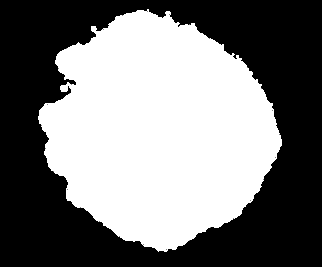
#> input picture results/diagnostics/001_im-1_boundary.png, 322 x 267 px; its folder holds only this picture in this run
$ python main.py results/diagnostics
#> lines starting #> are read from the running program, lines starting #| are printed output that depends on the picture; after the words box and inside, x2 and y2 are one past the last pixel; in counts of white or black regions, pixels touching at a corner belong together
### vision.py
"""Native image processing and invariant 32-direction boundary descriptors.

Pillow is deliberately restricted to decoding/encoding in the CLI module.
Coordinates use x right, y down; contours have clockwise orientation.
"""
from collections import deque
from math import atan2, floor, hypot, pi, cos, sin, sqrt


def grayscale(rgb, width, height, max_size=320):
    """Luminance and native box reduction, preserving the aspect ratio."""
    scale = min(1.0, max_size / max(width, height))
    w, h = max(1, round(width * scale)), max(1, round(height * scale))
    out = []
    for y in range(h):
        row = []
        for x in range(w):
            values = []
            for sy in range(y * height // h, (y + 1) * height // h):
                for sx in range(x * width // w, (x + 1) * width // w):
                    r, g, b = rgb[sy * width + sx]
                    values.append(.21 * r + .72 * g + .07 * b)
            row.append(round(sum(values) / len(values)))
        out.append(row)
    return out


def median3(image):
    """3 by 3 order statistic filter with replicated image borders."""
    h, w = len(image), len(image[0])
    return [[sorted(image[min(h-1,max(0,y+dy))][min(w-1,max(0,x+dx))]
                    for dy in (-1,0,1) for dx in (-1,0,1))[4]
             for x in range(w)] for y in range(h)]


def gaussian3(image):
    """Separable binomial Gaussian approximation [1,2,1]/4."""
    h, w = len(image), len(image[0])
    horizontal = [[(row[max(0,x-1)] + 2*row[x] + row[min(w-1,x+1)])/4
                   for x in range(w)] for row in image]
    return [[round((horizontal[max(0,y-1)][x] + 2*horizontal[y][x]
                    + horizontal[min(h-1,y+1)][x])/4)
             for x in range(w)] for y in range(h)]


def intermeans(image):
    """Lecture Unit 6 iterative histogram threshold; bounded convergence."""
    hist = [0]*256
    for row in image:
        for value in row:
            hist[value] += 1
    if sum(v > 0 for v in hist) < 2:
        raise ValueError('Uniform image has no separable foreground')
    threshold = sum(i*n for i,n in enumerate(hist))/sum(hist)
    for _ in range(100):
        cut = int(threshold)
        lo, hi = sum(hist[:cut+1]), sum(hist[cut+1:])
        if not lo or not hi:
            break
        updated = (sum(i*hist[i] for i in range(cut+1))/lo +
                   sum(i*hist[i] for i in range(cut+1,256))/hi)/2
        if abs(updated-threshold) < .05:
            threshold = updated
            break
        threshold = updated
    return threshold


def segment(image):
    """Threshold, infer polarity from border, retain largest 4-component, fill holes."""
    h, w = len(image), len(image[0])
    threshold = intermeans(image)
    border = image[0] + image[-1] + [row[0] for row in image[1:-1]] + [row[-1] for row in image[1:-1]]
    bright_background = sum(v > threshold for v in border) > len(border)/2
    # Robust border statistics preserve shadowed foreground missed by a midpoint.
    ordered = sorted(border)
    central = ordered[len(ordered)//10:len(ordered)*9//10]
    mean = sum(central)/len(central)
    sigma = (sum((v-mean)**2 for v in central)/len(central))**.5
    if bright_background:
        threshold = max(threshold, mean-max(8,3*sigma))
    else:
        threshold = min(threshold, mean+max(8,3*sigma))
    mask = [[(v <= threshold if bright_background else v > threshold) for v in row] for row in image]
    seen, largest = set(), []
    for y in range(h):
        for x in range(w):
            if not mask[y][x] or (x,y) in seen:
                continue
            component, queue = [], deque([(x,y)])
            seen.add((x,y))
            while queue:
                p = queue.popleft(); component.append(p)
                for dx,dy in ((1,0),(-1,0),(0,1),(0,-1)):
                    nx,ny = p[0]+dx,p[1]+dy
                    if 0<=nx<w and 0<=ny<h and mask[ny][nx] and (nx,ny) not in seen:
                        seen.add((nx,ny)); queue.append((nx,ny))
            if len(component)>len(largest):
                largest = component
    if len(largest)<16:
        raise ValueError('No usable object component (fewer than 16 pixels)')
    # Padding makes exterior flood fill and contour tracing safe at the frame edge.
    result = [[False]*(w+2) for _ in range(h+2)]
    for x,y in largest:
        result[y+1][x+1] = True
    outside = {(0,0)}; queue = deque([(0,0)])
    while queue:
        x,y = queue.popleft()
        for dx,dy in ((1,0),(-1,0),(0,1),(0,-1)):
            nx,ny=x+dx,y+dy
            if 0<=nx<w+2 and 0<=ny<h+2 and not result[ny][nx] and (nx,ny) not in outside:
                outside.add((nx,ny)); queue.append((nx,ny))
    for y in range(1,h+1):
        for x in range(1,w+1):
            result[y][x] = (x,y) not in outside
    return result, threshold


DIRECTIONS = ((1,0),(1,1),(0,1),(-1,1),(-1,0),(-1,-1),(0,-1),(1,-1))


def trace_boundary(mask):
    """Moore neighbor tracing with directed-edge stopping criterion."""
    start = next(((x,y) for y,row in enumerate(mask) for x,v in enumerate(row) if v), None)
    if start is None:
        raise ValueError('Empty mask')
    current, back = start, (start[0]-1,start[1])
    points, first_next = [], None
    for _ in range(8*sum(map(sum,mask))+8):
        bx,by=back[0]-current[0],back[1]-current[1]
        begin = DIRECTIONS.index((bx,by))
        found = None
        for step in range(1,9):
            k=(begin+step)%8; dx,dy=DIRECTIONS[k]
            nx,ny=current[0]+dx,current[1]+dy
            if 0<=ny<len(mask) and 0<=nx<len(mask[0]) and mask[ny][nx]:
                found=(nx,ny)
                pdx,pdy=DIRECTIONS[(k-1)%8]
                new_back=(current[0]+pdx,current[1]+pdy)
                break
        if found is None:
            raise ValueError('Degenerate isolated boundary')
        if first_next is None:
            first_next=found
        elif current==start and found==first_next:
            return points
        points.append(current)
        current,back=found,new_back
    raise ValueError('Boundary did not close')


def resample(points, count=32):
    """Linear interpolation at equal fractions of the closed Euclidean perimeter."""
    radius = max(1, len(points)//128)
    points = [(sum(points[(i+k)%len(points)][0] for k in range(-radius,radius+1))/(2*radius+1),
               sum(points[(i+k)%len(points)][1] for k in range(-radius,radius+1))/(2*radius+1))
              for i in range(len(points))]
    edges=list(zip(points,points[1:]+points[:1]))
    lengths=[hypot(b[0]-a[0],b[1]-a[1]) for a,b in edges]
    perimeter=sum(lengths)
    if perimeter<=0:
        raise ValueError('Zero perimeter')
    result=[]; edge=0; accumulated=0.0
    for i in range(count):
        target=perimeter*i/count
        while edge<len(edges)-1 and accumulated+lengths[edge]<target:
            accumulated+=lengths[edge]; edge+=1
        a,b=edges[edge]; t=(target-accumulated)/lengths[edge]
        result.append((a[0]+t*(b[0]-a[0]),a[1]+t*(b[1]-a[1])))
    return result


def chain_code(points):
    """32 octal directions in a rotation-normalized frame, canonical cyclic origin.

    Rotate continuous segment headings BEFORE quantization. This avoids the
    usual failure of differential Freeman codes under non-45-degree rotations.
    Input is an ordered 32-point equal-perimeter polygon.
    """
    if len(points)!=32:
        raise ValueError('Descriptor requires exactly 32 boundary points')
    angles=[atan2(b[1]-a[1],b[0]-a[0]) for a,b in zip(points,points[1:]+points[:1])]
    candidates=[]
    for start in range(32):
        candidate=''.join(str(floor(((angles[(start+i)%32]-angles[start])%(2*pi))/(pi/4)+.5)%8)
                          for i in range(32))
        candidates.append(candidate)
    return min(candidates)


# [31 lines left out: function code_distance, not called in this run]


def cluster(codes, threshold=.06):
    """Deterministic complete-link agglomeration prevents similarity chaining."""
    distances={(i,j):code_distance(codes[i],codes[j]) for i in range(len(codes)) for j in range(i+1,len(codes))}
    groups=[[i] for i in range(len(codes))]
    while True:
        candidates=[]
        for i in range(len(groups)):
            for j in range(i+1,len(groups)):
                distance=max(distances[min(a,b),max(a,b)] for a in groups[i] for b in groups[j])
                if distance<=threshold:
                    candidates.append((distance,i,j))
        if not candidates:
            break
        _,i,j=min(candidates)
        groups[i]=sorted(groups[i]+groups[j]); groups.pop(j)
    return sorted(groups,key=lambda g:g[0]),distances

### main.py
"""Command-line entry point. Pillow is used only for image I/O and mode decoding."""
import argparse
import json
from pathlib import Path
import sys
import time
from PIL import Image, UnidentifiedImageError
from vision import grayscale, median3, gaussian3, segment, trace_boundary, resample, chain_code, cluster


def save_gray(path, pixels):
    image=Image.new('L',(len(pixels[0]),len(pixels)))
    image.putdata([max(0,min(255,round(v))) for row in pixels for v in row])
    image.save(path)


def main(argv=None):
    parser=argparse.ArgumentParser(description='Native 32-digit chain-code image grouping')
    parser.add_argument('input',type=Path,help='Folder of PNG/JPG/JPEG images (nonrecursive)')
    parser.add_argument('--output',type=Path,default=Path('results/groups.txt'))
    parser.add_argument('--diagnostics',type=Path,default=Path('results/diagnostics'))
    parser.add_argument('--threshold',type=float,default=.06,help='Complete-link distance cutoff in [0,1] (default .06)')
    parser.add_argument('--max-size',type=int,default=320,help='Longest processing dimension (default 320)')
    args=parser.parse_args(argv)
    if not args.input.is_dir(): parser.error('Input folder does not exist')
    if not 0<=args.threshold<=1: parser.error('Threshold must be in [0,1]')
    if args.max_size<32: parser.error('Maximum size must be at least 32')
    paths=sorted((p for p in args.input.iterdir() if p.is_file() and p.suffix.lower() in {'.png','.jpg','.jpeg'}),key=lambda p:p.name.casefold())
    if not paths: parser.error('Input folder contains no PNG/JPG/JPEG images')
    args.output.parent.mkdir(parents=True,exist_ok=True)
    args.diagnostics.mkdir(parents=True,exist_ok=True)
    records=[]; errors=[]; started=time.perf_counter()
    for index,path in enumerate(paths):
        try:
            with Image.open(path) as source:
#> source is the input picture: PIL image 322x267 L; min 0, max 255, mean 121.4
                source.load(); rgb=source.convert('RGB'); w,h=rgb.size
                pixels = rgb.get_flattened_data() if hasattr(rgb, 'get_flattened_data') else rgb.getdata()
                gray=grayscale(list(pixels),w,h,args.max_size)
#> after the loop in grayscale, `for y in range(h):`: out = 265 items
#> gray = 265 items
            filtered=gaussian3(median3(gray))
#> in median3, `h, w = len(image), len(image[0])`: h = 265; w = 320
#> in gaussian3, `horizontal = [[(row[max(0,x-1)] + 2*row[x] + row[min(w-1,x+1)])/4 for ..`: horizontal = 265 items
#> filtered = 265 items
            mask,threshold=segment(filtered)
#> in segment, `h, w = len(image), len(image[0])`: h = 265
#> after the loop in intermeans, `for row in image:`: hist = 256 values, max 43177 at index 0, min 0 at index 1, mean 331.2
#> in intermeans, `threshold = sum(i*n for i,n in enumerate(hist))/sum(hist)`: threshold = 121.7
#> the loop in intermeans, `for _ in range(100):` made 2 passes
#> (cut, lo, hi, updated) on passes 1 to 2: (121, 44312, 40488, 127.4), (127, 44313, 40487, 127.4)
#> in segment, `threshold = intermeans(image)`: threshold = 127.4
#> in segment, `border = image[0] + image[-1] + [row[0] for row in image[1:-1]] + [row..`: border = 1166 values from 0 to 0
#> in segment, `bright_background = sum(v > threshold for v in border) > len(border)/2`: bright_background = False
#> in segment, `ordered = sorted(border)`: ordered = 1166 values from 0 to 0
#> in segment, `central = ordered[len(ordered)//10:len(ordered)*9//10]`: central = 933 values from 0 to 0
#> in segment, `mean = sum(central)/len(central)`: mean = 0
#> in segment, `threshold = min(threshold, mean+max(8,3*sigma))`: threshold = 8
#> in segment, `mask = [[(v <= threshold if bright_background else v > threshold) for ..`: mask = 265 items
#> in segment, `result = [[False]*(w+2) for _ in range(h+2)]`: result = 267 items
#> mask = 267 items; threshold = 8
            boundary=trace_boundary(mask); sampled=resample(boundary); code=chain_code(sampled)
#> in trace_boundary, `start = next(((x,y) for y,row in enumerate(mask) for x,v in enumerate(..`: start = (137, 10)
#> in trace_boundary, `current, back = start, (start[0]-1,start[1])`: back = (136, 10)
#> the loop in trace_boundary, `for _ in range(8*sum(map(sum,mask))+8):` made 751 passes
#> (bx, by, begin) on pass 1: (-1, 0, 4)
#> after the loop in trace_boundary, `for _ in range(8*sum(map(sum,mask))+8):`: points = 750 pairs, first value 38 to 282, second value 10 to 252
#> after `boundary = trace_boundary(mask)`: boundary has the same summary as points in trace_boundary
#> in resample, `radius = max(1, len(points)//128)`: radius = 5
#> in resample, `points = [(sum(points[(i+k)%len(points)][0] for k in range(-radius,rad..`: points = 750 pairs, first value 38.45 to 281.8, second value 10.09 to 251.5
#> in resample, `edges=list(zip(points,points[1:]+points[:1]))`: edges = 750 items
#> in resample, `lengths=[hypot(b[0]-a[0],b[1]-a[1]) for a,b in edges]`: lengths = 750 values, max 1.29 at index 418, min 0.464 at index 596, mean 1.04
#> in resample, `perimeter=sum(lengths)`: perimeter = 780.2
#> the loop in resample, `for i in range(count):` made 32 passes
#> (target, a, b, t) on passes 1 to 8: (0, (137, 10.82), (138, 10.64), 0), (24.38, (159.9, 15.27), (160.7, 15.18), 0.451), (48.76, (178.2, 23), (179, 23.36), 0.376), (73.15, (199.5, 30.55), (200.3, 31.36), 0.431), (97.53, (219.9, 43.18), (220.7, 43.82), 0.716), (121.9, (238.8, 57), (239.7, 57.64), 0.927), (146.3, (254.4, 76.55), (254.8, 77.36), 0.261), (170.7, (266.9, 97), (267.5, 98), 0.377)
#> after the loop in resample, `for i in range(count):`: accumulated = 755.7; edge = 726; result = 32 pairs, first value 40.54 to 281.7, second value 10.82 to 251.5
#> after `sampled = resample(boundary)`: sampled has the same summary as result in resample
#> in chain_code, `angles=[atan2(b[1]-a[1],b[0]-a[0]) for a,b in zip(points,points[1:]+po..`: angles = 32 values, max 2.82 at index 15, min -2.81 at index 17, mean -0.0796
#> after the loop in chain_code, `for start in range(32):`: candidates = 32 items
#> after `code = chain_code(sampled)`: code = '00001111122333334455555667667777'
            prefix=f'{index+1:03d}_{path.stem}'
            save_gray(args.diagnostics/f'{prefix}_gray.png',gray)
            save_gray(args.diagnostics/f'{prefix}_filtered.png',filtered)
#> in save_gray (call 2), `image.putdata([max(0,min(255,round(v))) for row in pixels for v in row])`:
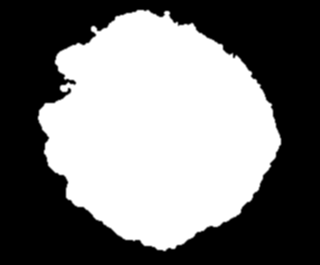
#> image: PIL image 320x265 L; min 0, max 255, mean 121.7
            save_gray(args.diagnostics/f'{prefix}_mask.png',[[255*int(v) for v in row] for row in mask])
#> in save_gray (call 3), `image.putdata([max(0,min(255,round(v))) for row in pixels for v in row])`:
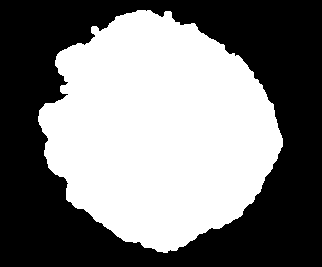
#> image: PIL image 322x267 L; 48.4% white; 1 white region, box (x1, y1, x2, y2) and area: (38, 10, 283, 253) 41608
            overlay=[list(row) for row in [[255*int(v) for v in row] for row in mask]]
#> overlay = 267 items
            for x,y in sampled: overlay[round(y)][round(x)]=128
#> this loop made 32 passes
#> (x, y) on passes 1 to 8: (137, 10.82), (160.3, 15.23), (178.5, 23.14), (199.8, 30.9), (220.5, 43.64), (239.7, 57.59), (254.5, 76.76), (267.1, 97.38)
            save_gray(args.diagnostics/f'{prefix}_boundary.png',overlay)
            records.append(dict(filename=path.name,source_size=[w,h],processing_size=[len(gray[0]),len(gray)],threshold=round(threshold,3),area=sum(map(sum,mask)),boundary_pixels=len(boundary),chain_code=code,sampled_boundary=sampled))
            print(f'{path.name}: {code}',flush=True)
#| 001_im-1_boundary.png: 00001111122333334455555667667777
        except (OSError,UnidentifiedImageError,ValueError) as exc:
            errors.append(dict(filename=path.name,error=str(exc)))
            print(f'ERROR {path.name}: {exc}',file=sys.stderr)
    groups,distances=cluster([r['chain_code'] for r in records],args.threshold)
#> groups = [[0]]; distances = 0 items
    lines=['Machine vision image groups',f'Distance threshold: {args.threshold}',f'Processed: {len(records)}; failed: {len(errors)}','']
#> lines = ['Machine vision image groups', 'Distance threshold: 0.06', 'Processed: 1; failed: 0', '']
    for k,group in enumerate(groups,1):
        lines.append(f'Group {k} ({len(group)} images)')
        lines.extend('  '+records[i]['filename'] for i in group); lines.append('')
#> this loop made 1 pass
#> (k, group) on pass 1: (1, [0])
#> after the loop, lines = ['Machine vision image groups', 'Distance threshold: 0.06', 'Processed: 1; failed: 0', '', 'Group 1 (1 images)', '  001_im-1_boundary.png', '']
    if errors:
        lines.append('FAILED INPUTS'); lines.extend(f"  {r['filename']}: {r['error']}" for r in errors)
    args.output.write_text('\n'.join(lines)+'\n',encoding='utf-8')
    metadata=dict(parameters=dict(threshold=args.threshold,max_size=args.max_size),elapsed_seconds=round(time.perf_counter()-started,3),images=records,groups=[[records[i]['filename'] for i in g] for g in groups],distances=[dict(a=records[i]['filename'],b=records[j]['filename'],distance=round(d,6)) for (i,j),d in distances.items()],errors=errors)
    args.output.with_suffix('.json').write_text(json.dumps(metadata,indent=2),encoding='utf-8')
    print(f'Wrote {args.output}; {len(groups)} groups; {len(errors)} errors')
#| Wrote results/groups.txt; 1 groups; 0 errors
    return 1 if errors else 0


if __name__=='__main__':
    raise SystemExit(main())
#> (the program exits here)

$ run again, on results/diagnostics/010_im-7_boundary.png
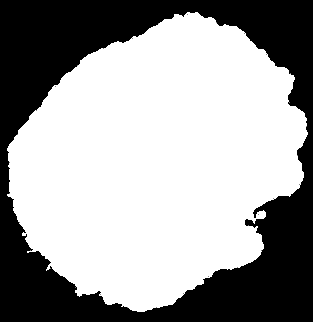
#> input picture results/diagnostics/010_im-7_boundary.png, 313 x 322 px
#> in main, source is the input picture: PIL image 313x322 L; min 0, max 255, mean 159.3
#> after the loop in grayscale, `for y in range(h):`: out = 320 items
#> in median3, `h, w = len(image), len(image[0])`: h = 320; w = 311
#> horizontal = 320 items
#> in segment, `h, w = len(image), len(image[0])`: h = 320
#> after the loop in intermeans, `for row in image:`: hist = 256 values, max 60972 at index 255, min 0 at index 1, mean 388.8
#> in intermeans, `threshold = sum(i*n for i,n in enumerate(hist))/sum(hist)`: threshold = 159.8
#> the loop in intermeans, `for _ in range(100):` made 4 passes
#> (cut, lo, hi, updated) on passes 1 to 4: (159, 37363, 62157, 128.5), (128, 37157, 62363, 127.9), (127, 37134, 62386, 127.9), (127, 37134, 62386, 127.9)
#> in segment, `threshold = intermeans(image)`: threshold = 127.9
#> border = 1258 values from 0 to 0
#> bright_background = False
#> ordered = 1258 values from 0 to 0
#> central = 1007 values from 0 to 0
#> mean = 0
#> in segment, `threshold = min(threshold, mean+max(8,3*sigma))`: threshold = 8
#> in segment, `mask = [[(v <= threshold if bright_background else v > threshold) for ..`: mask = 320 items
#> in segment, `result = [[False]*(w+2) for _ in range(h+2)]`: result = 322 items
#> in main, `mask,threshold=segment(filtered)`: threshold = 8
#> start = (186, 12)
#> in trace_boundary, `current, back = start, (start[0]-1,start[1])`: back = (185, 12)
#> the loop in trace_boundary, `for _ in range(8*sum(map(sum,mask))+8):` made 950 passes
#> (bx, by, begin) on pass 1: (-1, 0, 4)
#> after the loop in trace_boundary, `for _ in range(8*sum(map(sum,mask))+8):`: points = 949 pairs, first value 7 to 308, second value 12 to 312
#> boundary has the same summary as points in trace_boundary
#> radius = 7
#> in resample, `points = [(sum(points[(i+k)%len(points)][0] for k in range(-radius,rad..`: points = 949 pairs, first value 7.67 to 307.2, second value 12.33 to 311.7
#> edges = 949 items
#> lengths = 949 values, max 1.32 at index 69, min 0.189 at index 327, mean 1.03
#> perimeter = 977.5
#> the loop in resample, `for i in range(count):` made 32 passes
#> (target, a, b, t) on passes 1 to 8: (0, (186, 13.33), (187, 13.2), 0), (30.55, (214.3, 20.07), (215.1, 20.67), 0.722), (61.09, (242.5, 30.93), (243.3, 31.73), 0.469), (91.64, (265, 52), (265.7, 52.67), 0.147), (122.2, (288.1, 70.6), (289, 71.27), 0.487), (152.7, (289.5, 99), (289.5, 99.93), 0.229), (183.3, (306.5, 122), (306.7, 123), 0.53), (213.8, (299.8, 150.4), (299.4, 151.3), 0.895)
#> after the loop in resample, `for i in range(count):`: accumulated = 946.4; edge = 919; result = 32 pairs, first value 8.23 to 306.6, second value 13.33 to 308.4
#> sampled has the same summary as result in resample
#> angles = 32 values, max 2.81 at index 13, min -3.13 at index 16, mean 0.0707
#> after the loop in chain_code, `for start in range(32):`: candidates = 32 items
#> code = '00001011222323344434545566667770'
#> in save_gray (call 2), `image.putdata([max(0,min(255,round(v))) for row in pixels for v in row])`:
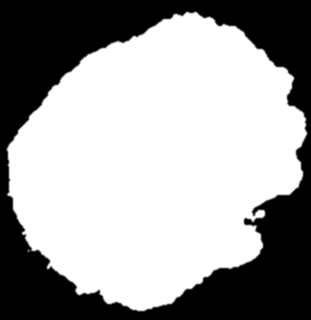
#> image: PIL image 311x320 L; min 0, max 255, mean 159.8
#> in save_gray (call 3), `image.putdata([max(0,min(255,round(v))) for row in pixels for v in row])`:
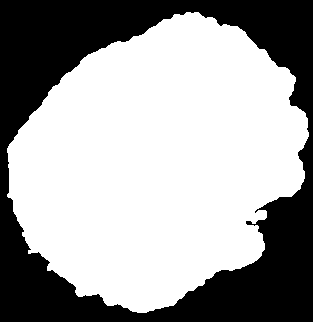
#> image: PIL image 313x322 L; 63.3% white; 1 black region, box (x1, y1, x2, y2) and area: (0, 0, 313, 322) 37012
#> overlay = 322 items
#> the loop in main, `for x,y in sampled: overlay[round(y)][round(x)]=128` made 32 passes
#> (x, y) on passes 1 to 8: (186, 13.33), (214.9, 20.5), (242.9, 31.31), (265.1, 52.1), (288.6, 70.92), (289.5, 99.21), (306.6, 122.5), (299.4, 151.2)
#| 010_im-7_boundary.png: 00001011222323344434545566667770
#> groups = [[0]]; distances = 0 items
#> in main, `lines=['Machine vision image groups',f'Distance threshold: {args.thres..`: lines = ['Machine vision image groups', 'Distance threshold: 0.06', 'Processed: 1; failed: 0', '']
#> the loop in main, `for k,group in enumerate(groups,1):` made 1 pass
#> (k, group) on pass 1: (1, [0])
#> after the loop in main, `for k,group in enumerate(groups,1):`: lines = ['Machine vision image groups', 'Distance threshold: 0.06', 'Processed: 1; failed: 0', '', 'Group 1 (1 images)', '  010_im-7_boundary.png', '']
#| Wrote results/groups.txt; 1 groups; 0 errors
